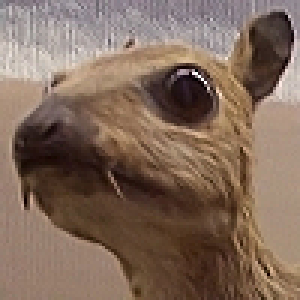
#> input picture class01/homework/IHPark/hw6_CNN/lama.png, 100 x 100 px, found by its file name (shown 3 times larger)
$ python homework1.py
#> lines starting #> are read from the running program, lines starting #| are printed output that depends on the picture
import cv2
import numpy as np
import matplotlib.pyplot as plt

# 이미지 로드
img1 = cv2.imread('lama.png')
#> img1 is the input picture: shape (100, 100, 3); mean B, G, R 91.2, 106.1, 129.1
img = cv2.cvtColor(img1, cv2.COLOR_BGR2RGB)

# 필터 리스트
kernels = [
    np.array([[0, 0, 0], [0, 1, 0], [0, 0, 0]]),
    np.array([[0, -1, 0], [-1, 4, -1], [0, -1, 0]]),
    np.array([[-1, -1, -1], [-1, 8, -1], [-1, -1, -1]]),
    np.array([[0, -1, 0], [-1, 5, -1], [0, -1, 0]]),
    (1/9) * np.array([[1, 1, 1], [1, 1, 1], [1, 1, 1]]),
    (1/16) * np.array([[1, 2, 1], [2, 4, 2], [1, 2, 1]]),
    (1/256) * np.array([[1, 4, 6, 4, 1], [4, 16, 24, 16, 4], [6, 24, 36, 24, 6], [4, 16, 24, 16, 4], [1, 4, 6, 4, 1]]),
    (-1/256) * np.array([[1, 4, 6, 4, 1], [4, 16, 24, 16, 4], [6, 24, -476, 24, 6], [4, 16, 24, 16, 4], [1, 4, 6, 4, 1]])
]

# 필터를 적용하고 이미지를 서브플롯에 시각화
plt.figure(figsize=(12, 12))
plt.subplot(3, 3, 1)
plt.imshow(img, cmap='gray')
plt.title('Original Image')
plt.axis('off')

for i, kernel in enumerate(kernels, start=2):
    output = cv2.filter2D(img, -1, kernel)
    plt.subplot(3, 3, i)
    plt.imshow(output, cmap='gray')
    plt.title(f'Filtered {i-1}')
    plt.axis('off')
#> this loop made 8 passes
#> pass 2, `output = cv2.filter2D(img, -1, kernel)`:
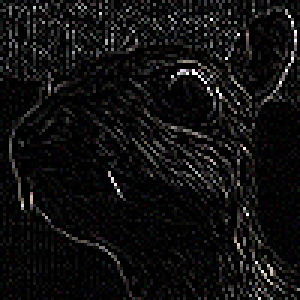
#> output: shape (100, 100, 3) (shown 3 times larger); mean R, G, B 16.1, 15.7, 15.6
#> pass 3, `output = cv2.filter2D(img, -1, kernel)`:
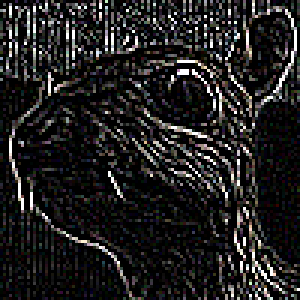
#> output: shape (100, 100, 3) (shown 3 times larger); mean R, G, B 33.1, 32, 32

plt.tight_layout()
plt.show()
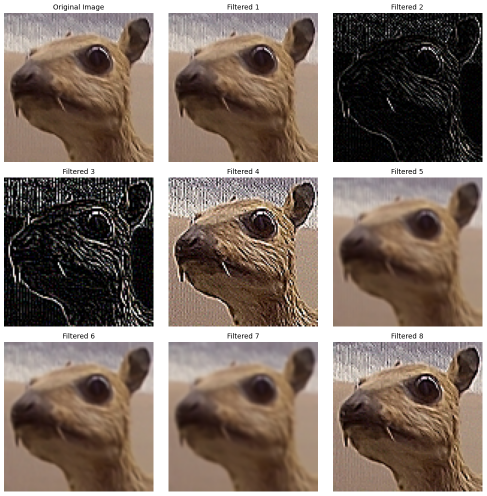
#> figure drawn by matplotlib, 9 panels
